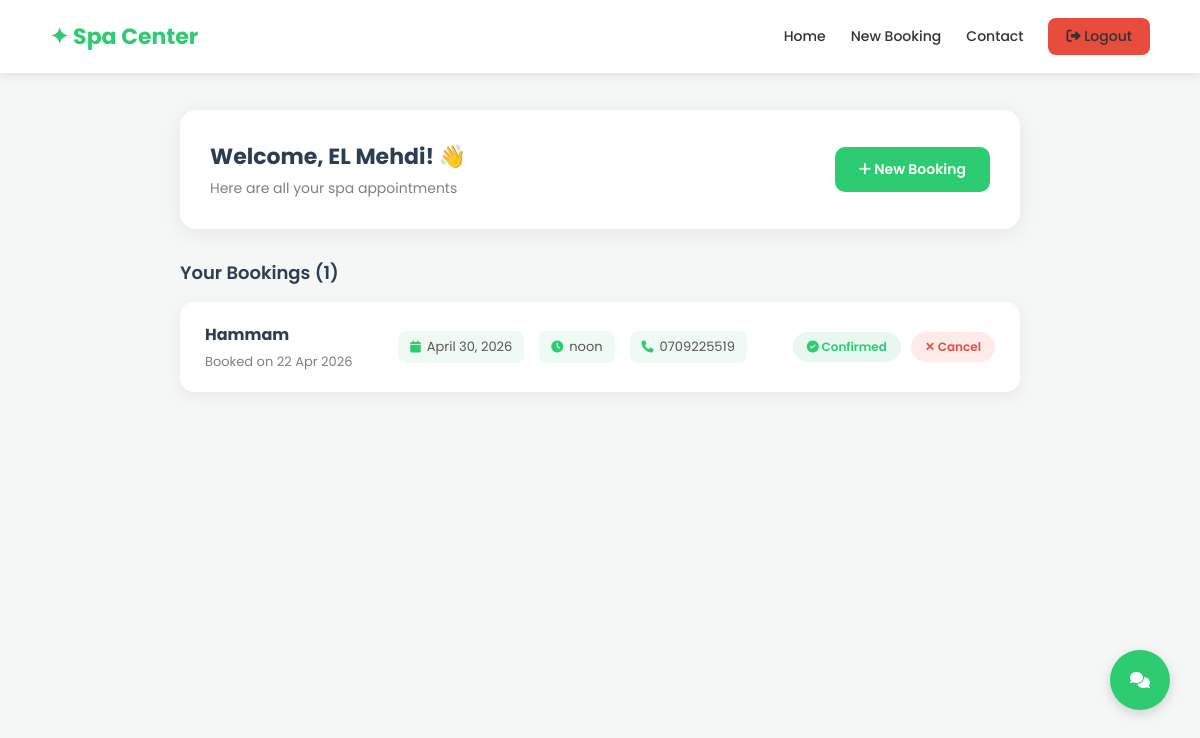
/dashboard/ (signed in), run on the app's committed database.
### spa/models.py (models this page shows, shortened)
class Booking(models.Model):
    STATUS_CHOICES = [
        ('pending',   'Pending'),
        ('confirmed', 'Confirmed'),
        ('cancelled', 'Cancelled'),
    ]
    user       = models.ForeignKey(User, on_delete=models.CASCADE, null=True, blank=True)
    first_name = models.CharField(max_length=100)
    last_name  = models.CharField(max_length=100)
    email      = models.EmailField()
    phone      = models.CharField(max_length=20)
    service    = models.CharField(max_length=100)
    date       = models.DateField()
    time       = models.TimeField()
    status     = models.CharField(max_length=20, choices=STATUS_CHOICES, default='pending')
    created_at = models.DateTimeField(auto_now_add=True)

### spa/views.py (the view)
# urls.py: path('dashboard/',        views.dashboard,        name='dashboard'),
@login_required(login_url='/login/')
def dashboard(request):
    bookings = Booking.objects.filter(user=request.user).order_by('-created_at')
    return render(request, 'dashboard.html', {'bookings': bookings})

### templates/dashboard.html (shortened to what this page needs)
<!DOCTYPE html>
<html lang="en">
<head>
    <link rel="stylesheet" href="https://cdnjs.cloudflare.com/ajax/libs/font-awesome/6.5.0/css/all.min.css">
</head>
<body>
    <header class="navbar">
        <span class="logo">✦ Spa Center</span>
<nav class="nav-menu" id="nav-menu">
            <a href="/">Home</a>
            <a href="/booking/">New Booking</a>
            <a href="/contact/">Contact</a>
            <a href="/logout/" class="logout-btn"><i class="fa-solid fa-right-from-bracket"></i> Logout</a>
        </nav>
    </header>
    <div class="dashboard">
        <div class="welcome">
            <div>
                <h2>Welcome, {{ user.first_name }}! 👋</h2>
                <p>Here are all your spa appointments</p>
            </div>
            <a href="/booking/" class="new-booking-btn">
                <i class="fa-solid fa-plus"></i> New Booking
            </a>
        </div>
        <p class="section-title">Your Bookings ({{ bookings.count }})</p>
        {% if bookings %}
    {% for booking in bookings %}
<div class="booking-card">
    <div class="booking-info">
        <h4>{{ booking.service }}</h4>
        <p>Booked on {{ booking.created_at|date:"d M Y" }}</p>
    </div>
    <div class="booking-meta">
        <div class="meta-badge">
            <i class="fa-solid fa-calendar"></i> {{ booking.date }}
        </div>
        <div class="meta-badge">
            <i class="fa-solid fa-clock"></i> {{ booking.time }}
        </div>
        <div class="meta-badge">
            <i class="fa-solid fa-phone"></i> {{ booking.phone }}
        </div>
    </div>
    <div style="display:flex; align-items:center; gap:10px;">
        {% if booking.status == 'confirmed' %}
        <span class="status-badge" style="background:#e8f8f0; color:#2ecc71;">
            <i class="fa-solid fa-circle-check"></i> Confirmed
        </span>
        {% elif booking.status == 'cancelled' %}
        <span class="status-badge" style="background:#ffeaea; color:#e74c3c;">
            <i class="fa-solid fa-circle-xmark"></i> Cancelled
        </span>
        {% else %}
        <span class="status-badge" style="background:#fff8e1; color:#f39c12;">
            <i class="fa-solid fa-clock"></i> Pending
        </span>
        {% endif %}
        {% if booking.status != 'cancelled' %}
        <a href="/booking/cancel/{{ booking.id }}/"
           onclick="return confirm('Are you sure you want to cancel this booking?')"
           style="padding:6px 14px; border-radius:20px; font-size:12px; font-weight:600;
                  background:#ffeaea; color:#e74c3c; text-decoration:none;">
            ✕ Cancel
        </a>
        {% endif %}
    </div>
</div>
{% endfor %}
        {% else %}
            <div class="no-bookings">
                <i class="fa-solid fa-calendar-xmark"></i>
                <p>You have no bookings yet.</p>
            </div>
        {% endif %}
    </div>
<div id="chatbot-widget">
    <div id="chatbot-toggle">
        <i class="fas fa-comments"></i>
    </div>
</div>
</body>
</html>

### templates/dashboard.html (style rules this page uses)
* { margin:0; padding:0; box-sizing:border-box; }
body { font-family:'Poppins',sans-serif; background:#f5f7f6; padding-top:70px; }
.navbar { display:flex; justify-content:space-between; align-items:center; padding:18px 50px; background:white; box-shadow:0 2px 10px rgba(0,0,0,0.1); position:fixed; top:0; left:0; width:100%; z-index:9999; }
.logo { font-size:22px; color:#2ecc71; font-weight:700; }
.navbar nav a { margin-left:25px; text-decoration:none; color:#333; font-size:14px; font-weight:500; transition:color 0.2s; }
.logout-btn { margin-left:25px; padding:8px 18px; background:#e74c3c; color:white; border:none; border-radius:8px; font-family:'Poppins',sans-serif; font-size:13px; cursor:pointer; text-decoration:none; }
.dashboard { max-width:900px; margin:40px auto; padding:0 30px; }
.welcome { background:white; border-radius:16px; padding:30px; box-shadow:0 4px 20px rgba(0,0,0,0.07); margin-bottom:30px; display:flex; justify-content:space-between; align-items:center; }
.welcome h2 { font-size:22px; color:#2c3e50; }
.welcome p { color:gray; font-size:14px; margin-top:5px; }
.new-booking-btn { padding:12px 24px; background:#2ecc71; color:white; border-radius:10px; text-decoration:none; font-weight:600; font-size:14px; transition:background 0.2s; white-space:nowrap; }
.section-title { font-size:18px; color:#2c3e50; font-weight:600; margin-bottom:16px; }
.booking-card { background:white; border-radius:14px; padding:20px 25px; box-shadow:0 4px 15px rgba(0,0,0,0.06); margin-bottom:14px; display:flex; justify-content:space-between; align-items:center; flex-wrap:wrap; gap:15px; }
.booking-info h4 { font-size:16px; color:#2c3e50; margin-bottom:5px; }
.booking-info p { font-size:13px; color:gray; }
.booking-meta { display:flex; gap:15px; flex-wrap:wrap; }
.meta-badge { display:flex; align-items:center; gap:6px; font-size:13px; color:#555; background:#f0faf5; padding:6px 12px; border-radius:8px; }
.meta-badge i { color:#2ecc71; font-size:12px; }
.status-badge { padding:6px 14px; border-radius:20px; font-size:12px; font-weight:600; background:#e8f8f0; color:#2ecc71; }
.nav-menu { display:flex; align-items:center; }
#chatbot-widget { position: fixed; bottom: 90px; right: 30px; z-index: 10000; font-family: 'Poppins', sans-serif; }
#chatbot-toggle { width: 60px; height: 60px; background: #2ecc71; border-radius: 50%; display: flex; align-items: center; justify-content: center; color: white; cursor: pointer; box-shadow: 0 4px 12px rgba(0,0,0,0.15); transition: all 0.3s; }

### data on the page
Booking: service "Hammam", created_at "22 Apr 2026", date "April 30, 2026", time "noon", phone "0709225519", status "confirmed" (drawn)

### other printed values
{{ user.first_name }} "EL Mehdi"
{{ bookings.count }} "1"
